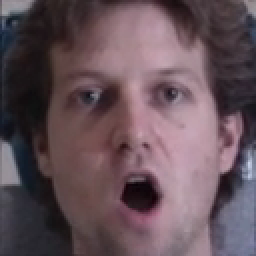
#> input picture stimuli_figures/frames_for_selection/angry_front_frame57.png, 128 x 128 px (shown 2 times larger)
$ python create_selected_grid.py
#> lines starting #> are read from the running program, lines starting #| are printed output that depends on the picture
import matplotlib.pyplot as plt
import cv2
import os

# Seçilen karelerin dosya yolları
selected_frames = {
    'angry':   {'front': 'stimuli_figures/frames_for_selection/angry_front_frame57.png',
                'left':  'stimuli_figures/frames_for_selection/angry_left_frame53.png'},
    'happy':   {'front': 'stimuli_figures/frames_for_selection/happy_front_frame58.png',
                'left':  'stimuli_figures/frames_for_selection/happy_left_last_frame97.png'},
    'sad':     {'front': 'stimuli_figures/frames_for_selection/sad_front_frame63.png',
                'left':  'stimuli_figures/frames_for_selection/sad_left_frame64.png'},
    'surprise':{'front': 'stimuli_figures/frames_for_selection/surprise_front_frame51.png',
                'left':  'stimuli_figures/frames_for_selection/surprise_left_frame58.png'}
}

emotions = ['angry', 'happy', 'sad', 'surprise']
poses = ['front', 'left']

fig, axes = plt.subplots(len(emotions), len(poses), figsize=(8, 8))
for i, emotion in enumerate(emotions):
    for j, pose in enumerate(poses):
        frame_path = selected_frames[emotion][pose]
        if os.path.exists(frame_path):
            img = cv2.cvtColor(cv2.imread(frame_path), cv2.COLOR_BGR2RGB)
            axes[i, j].imshow(img)
        axes[i, j].set_xticks([])
        axes[i, j].set_yticks([])
        if j == 0:
            axes[i, j].set_ylabel(emotion.capitalize(), fontsize=14)
        if i == 0:
            axes[i, j].set_title(pose.capitalize(), fontsize=14)
plt.tight_layout()
plt.savefig('stimuli_figures/stimuli_grid_selected.png')
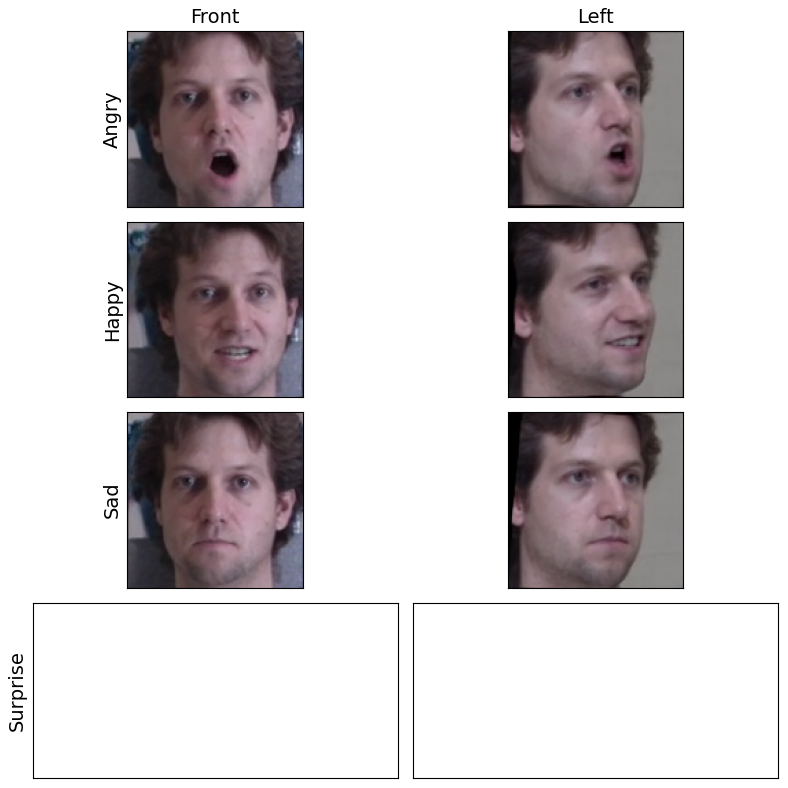
#> figure drawn by matplotlib, 6 panels
plt.close()
print('Seçilen karelerden grid oluşturuldu: stimuli_figures/stimuli_grid_selected.png')
